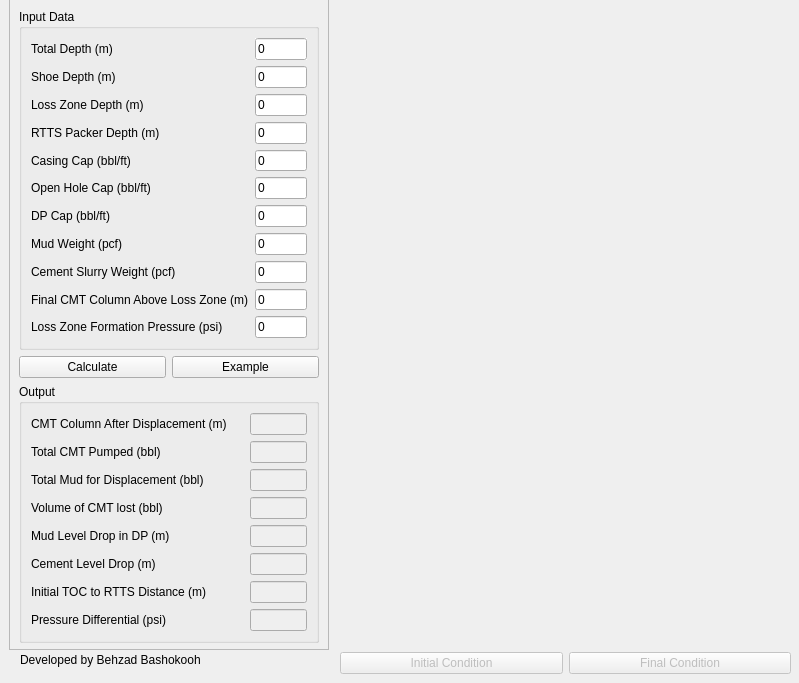
<?xml version="1.0" encoding="UTF-8"?>
<ui version="4.0">
 <class>Form</class>
 <widget class="QWidget" name="Form">
  <property name="geometry">
   <rect>
    <x>0</x>
    <y>0</y>
    <width>799</width>
    <height>683</height>
   </rect>
  </property>
  <property name="windowTitle">
   <string>Level-off Cementing Calculator</string>
  </property>
  <property name="windowOpacity">
   <double>1.000000000000000</double>
  </property>
  <widget class="QFrame" name="frame">
   <property name="geometry">
    <rect>
     <x>9</x>
     <y>-1</y>
     <width>320</width>
     <height>651</height>
    </rect>
   </property>
   <property name="sizePolicy">
    <sizepolicy hsizetype="Preferred" vsizetype="Preferred">
     <horstretch>0</horstretch>
     <verstretch>0</verstretch>
    </sizepolicy>
   </property>
   <property name="maximumSize">
    <size>
     <width>320</width>
     <height>16777215</height>
    </size>
   </property>
   <property name="frameShape">
    <enum>QFrame::StyledPanel</enum>
   </property>
   <property name="frameShadow">
    <enum>QFrame::Raised</enum>
   </property>
   <layout class="QVBoxLayout" name="verticalLayout_3">
    <property name="bottomMargin">
     <number>6</number>
    </property>
    <item>
     <widget class="QGroupBox" name="input_groupbox_vertical">
      <property name="autoFillBackground">
       <bool>true</bool>
      </property>
      <property name="title">
       <string>Input Data</string>
      </property>
      <property name="flat">
       <bool>false</bool>
      </property>
      <property name="checkable">
       <bool>false</bool>
      </property>
      <property name="checked">
       <bool>false</bool>
      </property>
      <layout class="QVBoxLayout" name="verticalLayout">
       <item>
        <layout class="QFormLayout" name="formLayout">
         <item row="0" column="0">
          <widget class="QLabel" name="label">
           <property name="enabled">
            <bool>true</bool>
           </property>
           <property name="text">
            <string>Total Depth (m)</string>
           </property>
          </widget>
         </item>
         <item row="0" column="1">
          <widget class="QLineEdit" name="total_md">
           <property name="sizePolicy">
            <sizepolicy hsizetype="Expanding" vsizetype="Fixed">
             <horstretch>0</horstretch>
             <verstretch>0</verstretch>
            </sizepolicy>
           </property>
           <property name="autoFillBackground">
            <bool>true</bool>
           </property>
           <property name="text">
            <string>0</string>
           </property>
          </widget>
         </item>
         <item row="1" column="0">
          <widget class="QLabel" name="label_8">
           <property name="enabled">
            <bool>true</bool>
           </property>
           <property name="text">
            <string>Shoe Depth (m)</string>
           </property>
          </widget>
         </item>
         <item row="1" column="1">
          <widget class="QLineEdit" name="shoe_md">
           <property name="sizePolicy">
            <sizepolicy hsizetype="Expanding" vsizetype="Fixed">
             <horstretch>0</horstretch>
             <verstretch>0</verstretch>
            </sizepolicy>
           </property>
           <property name="text">
            <string>0</string>
           </property>
          </widget>
         </item>
         <item row="2" column="0">
          <widget class="QLabel" name="label_6">
           <property name="enabled">
            <bool>true</bool>
           </property>
           <property name="text">
            <string>Loss Zone Depth (m)</string>
           </property>
          </widget>
         </item>
         <item row="2" column="1">
          <widget class="QLineEdit" name="loss_zone_md">
           <property name="sizePolicy">
            <sizepolicy hsizetype="Expanding" vsizetype="Fixed">
             <horstretch>0</horstretch>
             <verstretch>0</verstretch>
            </sizepolicy>
           </property>
           <property name="text">
            <string>0</string>
           </property>
          </widget>
         </item>
         <item row="3" column="0">
          <widget class="QLabel" name="label_7">
           <property name="enabled">
            <bool>true</bool>
           </property>
           <property name="text">
            <string>RTTS Packer Depth (m)</string>
           </property>
          </widget>
         </item>
         <item row="3" column="1">
          <widget class="QLineEdit" name="rtts_md">
           <property name="sizePolicy">
            <sizepolicy hsizetype="Expanding" vsizetype="Fixed">
             <horstretch>0</horstretch>
             <verstretch>0</verstretch>
            </sizepolicy>
           </property>
           <property name="text">
            <string>0</string>
           </property>
          </widget>
         </item>
         <item row="4" column="0">
          <widget class="QLabel" name="label_13">
           <property name="enabled">
            <bool>true</bool>
           </property>
           <property name="focusPolicy">
            <enum>Qt::NoFocus</enum>
           </property>
           <property name="text">
            <string>Casing Cap (bbl/ft)</string>
           </property>
          </widget>
         </item>
         <item row="4" column="1">
          <widget class="QLineEdit" name="csg_cap">
           <property name="sizePolicy">
            <sizepolicy hsizetype="Expanding" vsizetype="Fixed">
             <horstretch>0</horstretch>
             <verstretch>0</verstretch>
            </sizepolicy>
           </property>
           <property name="text">
            <string>0</string>
           </property>
          </widget>
         </item>
         <item row="5" column="0">
          <widget class="QLabel" name="label_14">
           <property name="enabled">
            <bool>true</bool>
           </property>
           <property name="text">
            <string>Open Hole Cap (bbl/ft)</string>
           </property>
          </widget>
         </item>
         <item row="5" column="1">
          <widget class="QLineEdit" name="oh_cap">
           <property name="sizePolicy">
            <sizepolicy hsizetype="Expanding" vsizetype="Fixed">
             <horstretch>0</horstretch>
             <verstretch>0</verstretch>
            </sizepolicy>
           </property>
           <property name="text">
            <string>0</string>
           </property>
          </widget>
         </item>
         <item row="6" column="0">
          <widget class="QLabel" name="label_4">
           <property name="text">
            <string>DP Cap (bbl/ft)</string>
           </property>
          </widget>
         </item>
         <item row="6" column="1">
          <widget class="QLineEdit" name="dp_cap">
           <property name="text">
            <string>0</string>
           </property>
          </widget>
         </item>
         <item row="7" column="0">
          <widget class="QLabel" name="label_9">
           <property name="enabled">
            <bool>true</bool>
           </property>
           <property name="text">
            <string>Mud Weight (pcf)</string>
           </property>
          </widget>
         </item>
         <item row="7" column="1">
          <widget class="QLineEdit" name="mw">
           <property name="sizePolicy">
            <sizepolicy hsizetype="Expanding" vsizetype="Fixed">
             <horstretch>0</horstretch>
             <verstretch>0</verstretch>
            </sizepolicy>
           </property>
           <property name="text">
            <string>0</string>
           </property>
          </widget>
         </item>
         <item row="8" column="0">
          <widget class="QLabel" name="label_10">
           <property name="enabled">
            <bool>true</bool>
           </property>
           <property name="text">
            <string>Cement Slurry Weight (pcf)</string>
           </property>
          </widget>
         </item>
         <item row="8" column="1">
          <widget class="QLineEdit" name="cmt_weight">
           <property name="sizePolicy">
            <sizepolicy hsizetype="Expanding" vsizetype="Fixed">
             <horstretch>0</horstretch>
             <verstretch>0</verstretch>
            </sizepolicy>
           </property>
           <property name="text">
            <string>0</string>
           </property>
          </widget>
         </item>
         <item row="9" column="0">
          <widget class="QLabel" name="label_11">
           <property name="enabled">
            <bool>true</bool>
           </property>
           <property name="text">
            <string>Final CMT Column Above Loss Zone (m)</string>
           </property>
          </widget>
         </item>
         <item row="9" column="1">
          <widget class="QLineEdit" name="final_cmt_col">
           <property name="sizePolicy">
            <sizepolicy hsizetype="Expanding" vsizetype="Fixed">
             <horstretch>0</horstretch>
             <verstretch>0</verstretch>
            </sizepolicy>
           </property>
           <property name="text">
            <string>0</string>
           </property>
          </widget>
         </item>
         <item row="10" column="0">
          <widget class="QLabel" name="label_22">
           <property name="text">
            <string>Loss Zone Formation Pressure (psi)</string>
           </property>
          </widget>
         </item>
         <item row="10" column="1">
          <widget class="QLineEdit" name="loss_zone_press">
           <property name="text">
            <string>0</string>
           </property>
          </widget>
         </item>
        </layout>
       </item>
      </layout>
     </widget>
    </item>
    <item>
     <layout class="QHBoxLayout" name="horizontalLayout">
      <item>
       <widget class="QPushButton" name="calc_btn">
        <property name="text">
         <string>Calculate</string>
        </property>
       </widget>
      </item>
      <item>
       <widget class="QPushButton" name="example_btn">
        <property name="text">
         <string>Example</string>
        </property>
       </widget>
      </item>
     </layout>
    </item>
    <item>
     <widget class="QGroupBox" name="input_groupbox_vertical_2">
      <property name="autoFillBackground">
       <bool>true</bool>
      </property>
      <property name="title">
       <string>Output</string>
      </property>
      <property name="flat">
       <bool>false</bool>
      </property>
      <property name="checkable">
       <bool>false</bool>
      </property>
      <property name="checked">
       <bool>false</bool>
      </property>
      <layout class="QVBoxLayout" name="verticalLayout_2">
       <property name="bottomMargin">
        <number>9</number>
       </property>
       <item>
        <layout class="QFormLayout" name="formLayout_2">
         <item row="0" column="0">
          <widget class="QLabel" name="label_2">
           <property name="enabled">
            <bool>true</bool>
           </property>
           <property name="text">
            <string>CMT Column After Displacement (m)     </string>
           </property>
          </widget>
         </item>
         <item row="0" column="1">
          <widget class="QLineEdit" name="cmt_col_disp">
           <property name="enabled">
            <bool>false</bool>
           </property>
           <property name="sizePolicy">
            <sizepolicy hsizetype="Expanding" vsizetype="Fixed">
             <horstretch>0</horstretch>
             <verstretch>0</verstretch>
            </sizepolicy>
           </property>
           <property name="autoFillBackground">
            <bool>true</bool>
           </property>
           <property name="alignment">
            <set>Qt::AlignCenter</set>
           </property>
          </widget>
         </item>
         <item row="1" column="0">
          <widget class="QLabel" name="label_12">
           <property name="enabled">
            <bool>true</bool>
           </property>
           <property name="text">
            <string>Total CMT Pumped (bbl)</string>
           </property>
          </widget>
         </item>
         <item row="1" column="1">
          <widget class="QLineEdit" name="total_cmt_vol">
           <property name="enabled">
            <bool>false</bool>
           </property>
           <property name="sizePolicy">
            <sizepolicy hsizetype="Expanding" vsizetype="Fixed">
             <horstretch>0</horstretch>
             <verstretch>0</verstretch>
            </sizepolicy>
           </property>
           <property name="alignment">
            <set>Qt::AlignCenter</set>
           </property>
          </widget>
         </item>
         <item row="2" column="0">
          <widget class="QLabel" name="label_15">
           <property name="enabled">
            <bool>true</bool>
           </property>
           <property name="text">
            <string>Total Mud for Displacement (bbl)</string>
           </property>
          </widget>
         </item>
         <item row="2" column="1">
          <widget class="QLineEdit" name="disp_mud_vol">
           <property name="enabled">
            <bool>false</bool>
           </property>
           <property name="sizePolicy">
            <sizepolicy hsizetype="Expanding" vsizetype="Fixed">
             <horstretch>0</horstretch>
             <verstretch>0</verstretch>
            </sizepolicy>
           </property>
           <property name="alignment">
            <set>Qt::AlignCenter</set>
           </property>
          </widget>
         </item>
         <item row="3" column="0">
          <widget class="QLabel" name="label_16">
           <property name="enabled">
            <bool>true</bool>
           </property>
           <property name="text">
            <string>Volume of CMT lost (bbl)</string>
           </property>
          </widget>
         </item>
         <item row="3" column="1">
          <widget class="QLineEdit" name="cmt_lost_vol">
           <property name="enabled">
            <bool>false</bool>
           </property>
           <property name="sizePolicy">
            <sizepolicy hsizetype="Expanding" vsizetype="Fixed">
             <horstretch>0</horstretch>
             <verstretch>0</verstretch>
            </sizepolicy>
           </property>
           <property name="alignment">
            <set>Qt::AlignCenter</set>
           </property>
          </widget>
         </item>
         <item row="4" column="0">
          <widget class="QLabel" name="label_17">
           <property name="enabled">
            <bool>true</bool>
           </property>
           <property name="focusPolicy">
            <enum>Qt::NoFocus</enum>
           </property>
           <property name="text">
            <string>Mud Level Drop in DP (m)</string>
           </property>
          </widget>
         </item>
         <item row="4" column="1">
          <widget class="QLineEdit" name="mud_lvldrop_dp">
           <property name="enabled">
            <bool>false</bool>
           </property>
           <property name="sizePolicy">
            <sizepolicy hsizetype="Expanding" vsizetype="Fixed">
             <horstretch>0</horstretch>
             <verstretch>0</verstretch>
            </sizepolicy>
           </property>
           <property name="alignment">
            <set>Qt::AlignCenter</set>
           </property>
          </widget>
         </item>
         <item row="5" column="0">
          <widget class="QLabel" name="label_18">
           <property name="enabled">
            <bool>true</bool>
           </property>
           <property name="text">
            <string>Cement Level Drop (m)</string>
           </property>
          </widget>
         </item>
         <item row="5" column="1">
          <widget class="QLineEdit" name="cmt_lvldrop">
           <property name="enabled">
            <bool>false</bool>
           </property>
           <property name="sizePolicy">
            <sizepolicy hsizetype="Expanding" vsizetype="Fixed">
             <horstretch>0</horstretch>
             <verstretch>0</verstretch>
            </sizepolicy>
           </property>
           <property name="alignment">
            <set>Qt::AlignCenter</set>
           </property>
          </widget>
         </item>
         <item row="6" column="0">
          <widget class="QLabel" name="label_5">
           <property name="text">
            <string>Initial TOC to RTTS Distance (m)</string>
           </property>
          </widget>
         </item>
         <item row="6" column="1">
          <widget class="QLineEdit" name="init_toc_rtts">
           <property name="enabled">
            <bool>false</bool>
           </property>
           <property name="alignment">
            <set>Qt::AlignCenter</set>
           </property>
          </widget>
         </item>
         <item row="7" column="0">
          <widget class="QLabel" name="label_19">
           <property name="enabled">
            <bool>true</bool>
           </property>
           <property name="text">
            <string>Pressure Differential (psi)</string>
           </property>
          </widget>
         </item>
         <item row="7" column="1">
          <widget class="QLineEdit" name="loss_zone_press_diff">
           <property name="enabled">
            <bool>false</bool>
           </property>
           <property name="sizePolicy">
            <sizepolicy hsizetype="Expanding" vsizetype="Fixed">
             <horstretch>0</horstretch>
             <verstretch>0</verstretch>
            </sizepolicy>
           </property>
           <property name="alignment">
            <set>Qt::AlignCenter</set>
           </property>
          </widget>
         </item>
        </layout>
       </item>
      </layout>
     </widget>
    </item>
   </layout>
  </widget>
  <widget class="QWidget" name="chart" native="true">
   <property name="geometry">
    <rect>
     <x>340</x>
     <y>20</y>
     <width>450</width>
     <height>621</height>
    </rect>
   </property>
   <property name="sizePolicy">
    <sizepolicy hsizetype="Expanding" vsizetype="Preferred">
     <horstretch>0</horstretch>
     <verstretch>0</verstretch>
    </sizepolicy>
   </property>
   <property name="maximumSize">
    <size>
     <width>650</width>
     <height>16777215</height>
    </size>
   </property>
  </widget>
  <widget class="QLabel" name="label_3">
   <property name="geometry">
    <rect>
     <x>20</x>
     <y>650</y>
     <width>191</width>
     <height>20</height>
    </rect>
   </property>
   <property name="text">
    <string>Developed by Behzad Bashokooh</string>
   </property>
  </widget>
  <widget class="QWidget" name="">
   <property name="geometry">
    <rect>
     <x>340</x>
     <y>650</y>
     <width>451</width>
     <height>26</height>
    </rect>
   </property>
   <layout class="QHBoxLayout" name="horizontalLayout_2">
    <item>
     <widget class="QPushButton" name="init_btn">
      <property name="enabled">
       <bool>false</bool>
      </property>
      <property name="text">
       <string>Initial Condition</string>
      </property>
     </widget>
    </item>
    <item>
     <widget class="QPushButton" name="fin_btn">
      <property name="enabled">
       <bool>false</bool>
      </property>
      <property name="text">
       <string>Final Condition</string>
      </property>
     </widget>
    </item>
   </layout>
  </widget>
 </widget>
 <resources/>
 <connections/>
</ui>
